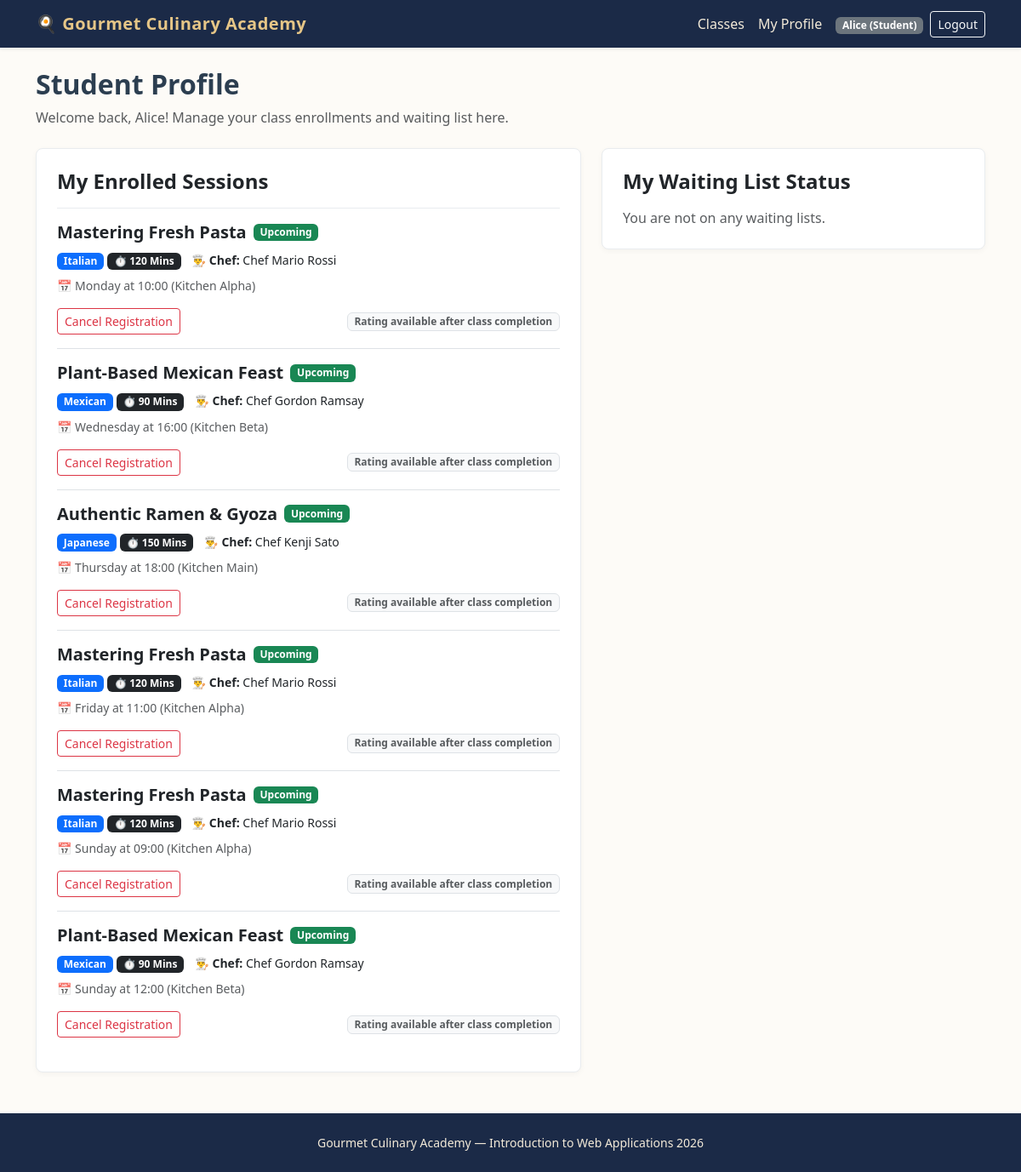
Page /student/profile (signed in) on the earlier database version.
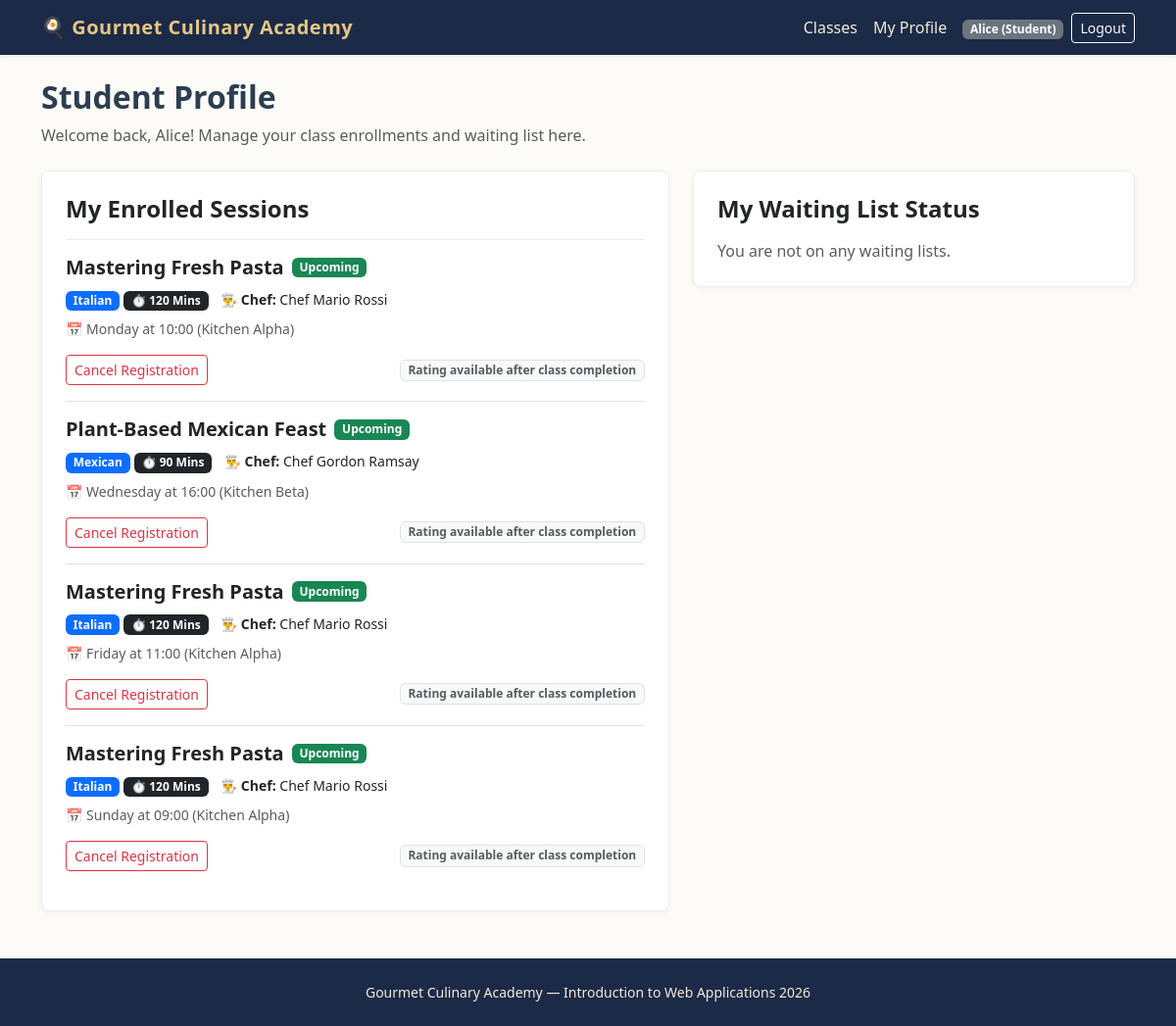
Same page on the later database version.
### tables this page shows
CREATE TABLE users (
    id INTEGER PRIMARY KEY AUTOINCREMENT,
    email TEXT UNIQUE NOT NULL,
    first_name TEXT NOT NULL,
    last_name TEXT NOT NULL,
    password TEXT NOT NULL,
    role TEXT NOT NULL CHECK(role IN ('Manager', 'Student'))
);

CREATE TABLE enrollments (
    id INTEGER PRIMARY KEY AUTOINCREMENT,
    student_id INTEGER NOT NULL,
    session_id INTEGER NOT NULL,
    FOREIGN KEY (student_id) REFERENCES users(id) ON DELETE CASCADE,
    FOREIGN KEY (session_id) REFERENCES class_sessions(id) ON DELETE CASCADE,
    UNIQUE(student_id, session_id)
);

CREATE TABLE cooking_classes (
    id INTEGER PRIMARY KEY AUTOINCREMENT,
    manager_id INTEGER NOT NULL,
    title TEXT NOT NULL UNIQUE,
    cuisine TEXT NOT NULL,
    difficulty TEXT NOT NULL CHECK(difficulty IN ('Beginner', 'Intermediate', 'Advanced')),
    duration INTEGER NOT NULL,
    dietary_category TEXT NOT NULL CHECK(dietary_category IN ('Standard', 'Vegetarian', 'Vegan', 'Gluten-free')),
    chef_name TEXT NOT NULL,
    ingredients TEXT NOT NULL, -- Virgülle ayrılmış en az 4 malzeme
    description TEXT NOT NULL,
    photo_1 TEXT NOT NULL,
    photo_2 TEXT NOT NULL,
    photo_3 TEXT NOT NULL,
    FOREIGN KEY (manager_id) REFERENCES users(id) ON DELETE CASCADE
);

CREATE TABLE class_sessions (
    id INTEGER PRIMARY KEY AUTOINCREMENT,
    class_id INTEGER NOT NULL,
    day_of_week TEXT NOT NULL CHECK(day_of_week IN ('Monday', 'Tuesday', 'Wednesday', 'Thursday', 'Friday', 'Saturday', 'Sunday')),
    start_time TEXT NOT NULL, -- HH:MM formatında
    kitchen_name TEXT NOT NULL,
    max_capacity INTEGER NOT NULL DEFAULT 10,
    FOREIGN KEY (class_id) REFERENCES cooking_classes(id) ON DELETE CASCADE
);

### routes/student_routes.py (the view)
@student_bp.route("/profile")
@login_required
def profile():
    raw_enrollments = get_student_enrollments(current_user.id)
    waiting_sessions = get_student_waiting_list(current_user.id)
    processed_enrollments = []
    print("\n--- DEBUG START ---")
    sim_now = get_current_simulated_datetime()
    print(f"1. SIMULE ZAMAN: {sim_now} (Day Index: {sim_now.isoweekday()})")
    for item in raw_enrollments:
        enroll_data = dict(item)
        day = enroll_data.get("day_of_week")
        time_str = enroll_data.get("start_time")
        is_past_val = is_session_past(day, time_str)
        enroll_data["is_past"] = is_past_val
        enroll_data["can_cancel"] = can_cancel_enrollment(day, time_str)
        print(
            f"2. DERS: {enroll_data.get('class_title')} | "
            f"Gun: '{day}' | Saat: '{time_str}' | "
            f"is_past sonucu: {is_past_val}"
        )
        processed_enrollments.append(enroll_data)
    print("--- DEBUG END ---\n")
    return render_template(
        "student/profile.html",
        enrollments=processed_enrollments,
        waiting_sessions=waiting_sessions,
    )

### app.py (called while the page is built)
@app.after_request
def add_header(response):
    response.headers["Cache-Control"] = (
        "no-store, no-cache, must-revalidate, post-check=0, pre-check=0, max-age=0"
    )
    response.headers["Pragma"] = "no-cache"
    response.headers["Expires"] = "-1"
    return response

@login_manager.user_loader
def load_user(user_id):
    row = get_user_by_id(user_id)
    if row:
        return User(
            user_id=row["id"],
            email=row["email"],
            first_name=row["first_name"],
            last_name=row["last_name"],
            role=row["role"]
        )
    return None

### dao/enrollment_dao.py (called while the page is built)
def get_student_waiting_list(student_id):
    conn = get_db()
    cursor = conn.cursor()
    cursor.execute(
        """
        SELECT w.id AS waiting_id, w.session_id, s.day_of_week, s.start_time,
               c.title AS class_title, c.chef_name, c.duration,
               (
                   SELECT COUNT(*) + 1
                   FROM waiting_list w2
                   WHERE w2.session_id = w.session_id AND w2.joined_at < w.joined_at
               ) AS position
        FROM waiting_list w
        JOIN class_sessions s ON w.session_id = s.id
        JOIN cooking_classes c ON s.class_id = c.id
        WHERE w.student_id = ?
        ORDER BY w.joined_at ASC
    """,
        (student_id,),
    )
    waiting_list = cursor.fetchall()
    close_db(conn)
    return waiting_list

### dao/user_dao.py (called while the page is built)
def get_user_by_id(user_id):
    conn = get_db()
    cursor = conn.cursor()
    cursor.execute("SELECT * FROM users WHERE id = ?", (user_id,))
    user = cursor.fetchone()
    close_db(conn)
    return user

### database/database.py (called while the page is built)
def get_db():
    conn = sqlite3.connect(DATABASE, timeout=10.0)
    conn.row_factory = sqlite3.Row
    conn.execute("PRAGMA foreign_keys = ON")
    return conn

### routes/student_routes.py (called while the page is built)
@student_bp.before_request
@login_required
def check_student_role():
    if current_user.role != "Student":
        flash("Access denied. Student privileges required.", "danger")
        return redirect(url_for("home.index"))

### utils.py (called while the page is built)
def can_cancel_enrollment(session_day, session_start_time):
    sim_now = get_current_simulated_datetime()
    session_dt = get_next_session_datetime(session_day, session_start_time)
    if sim_now >= session_dt:
        return False
    time_difference = session_dt - sim_now
    return time_difference.total_seconds() >= 12 * 3600

### templates/student/profile.html (shortened to what this page needs)
{% extends "base.html" %}
{% block content %}
<header class="mb-4">
    <h1 class="h2 fw-bold">Student Profile</h1>
    <p class="text-muted">Welcome back, {{ current_user.first_name }}! Manage your class enrollments and waiting list here.</p>
</header>
<div class="row g-4">
    <section class="col-lg-7">
        <div class="card card-culinary p-4 mb-4">
            <h2 class="h4 fw-bold mb-3">My Enrolled Sessions</h2>
            {% if enrollments %}
                <div class="list-group list-group-flush">
                    {% for e in enrollments %}
                        <div class="list-group-item bg-transparent px-0 py-3 {{ 'opacity-75' if e.is_past else '' }}">
                            <div class="d-flex justify-content-between align-items-start mb-2">
                                <div>
                                    <div class="d-flex align-items-center gap-2 mb-1">
                                        <h3 class="h5 fw-bold mb-0">{{ e.class_title }}</h3>
                                        {% if e.is_past %}
                                            <span class="badge bg-secondary">Completed</span>
                                        {% else %}
                                            <span class="badge bg-success">Upcoming</span>
                                        {% endif %}
                                    </div>
                                    <div class="mb-2 mt-2">
                                        <span class="badge bg-primary">{{ e.cuisine }}</span>
                                        {% if e.duration %}
                                            <span class="badge bg-dark">⏱️ {{ e.duration }} Mins</span>
                                        {% endif %}
                                        <span class="small text-dark ms-2">👨‍🍳 <strong>Chef:</strong> {{ e.chef_name }}</span>
                                    </div>
                                    <div class="text-muted small">
                                        📅 {{ e.day_of_week }} at {{ e.start_time[:5] if e.start_time else e.start_time }} ({{ e.kitchen_name }})
                                    </div>
                                </div>
                            </div>
                            <div class="d-flex justify-content-between align-items-center mt-3 flex-wrap gap-2">
                                {% if e.is_past %}
                                    <span class="text-muted small"><i>Session completed</i></span>
                                    {% if e.user_score %}
                                        <span class="badge bg-info text-dark">Your Rating: ⭐ {{ e.user_score }}/5</span>
                                    {% else %}
                                        <form method="post" action="{{ url_for('student.rate_session', session_id=e.session_id) }}" class="d-flex align-items-center gap-1">
                                            <select name="score" class="form-select form-select-sm" required>
                                                <option value="" disabled selected>Rate Class</option>
                                                <option value="5">5 ⭐⭐⭐⭐⭐</option>
                                                <option value="4">4 ⭐⭐⭐⭐</option>
                                                <option value="3">3 ⭐⭐⭐</option>
                                                <option value="2">2 ⭐⭐</option>
                                                <option value="1">1 ⭐</option>
                                            </select>
                                            <button type="submit" class="btn btn-sm btn-warning">Submit</button>
                                        </form>
                                    {% endif %}
                                {% else %}
                                    <form method="post" action="{{ url_for('student.cancel', session_id=e.session_id) }}">
                                        <button type="submit" class="btn btn-sm btn-outline-danger" onclick="return confirm('Are you sure you want to cancel this enrollment?')">Cancel Registration</button>
                                    </form>
                                    <span class="badge bg-light text-muted border">Rating available after class completion</span>
                                {% endif %}
                            </div>
                        </div>
                    {% endfor %}
                </div>
            {% else %}
                <p class="text-muted mb-0">You are not currently enrolled in any cooking classes.</p>
            {% endif %}
        </div>
    </section>
    <section class="col-lg-5">
        <div class="card card-culinary p-4">
            <h2 class="h4 fw-bold mb-3">My Waiting List Status</h2>
            {% if waiting_sessions %}
                <div class="list-group list-group-flush">
                    {% for w in waiting_sessions %}
                        <div class="list-group-item bg-transparent px-0 py-3">
                            <h3 class="h6 fw-bold mb-1">{{ w.class_title }}</h3>
                            <div class="mb-2">
                                {% if w.duration %}
                                    <span class="badge bg-dark small p-1">⏱️ {{ w.duration }} Mins</span>
                                {% endif %}
                                <span class="small text-dark ms-1">👨‍🍳 <strong>Chef:</strong> {{ w.chef_name }}</span>
                            </div>
                            <p class="small text-muted mb-2">📅 {{ w.day_of_week }} at {{ w.start_time[:5] if w.start_time else w.start_time }}</p>
                            <div class="d-flex justify-content-between align-items-center">
                                <span class="badge bg-warning text-dark">Queue Position: #{{ w.position }}</span>
                                <form method="post" action="{{ url_for('student.leave_waiting', session_id=w.session_id) }}">
                                    <button type="submit" class="btn btn-sm btn-link text-danger p-0 text-decoration-none">Leave List</button>
                                </form>
                            </div>
                        </div>
                    {% endfor %}
                </div>
            {% else %}
                <p class="text-muted mb-0">You are not on any waiting lists.</p>
            {% endif %}
        </div>
    </section>
</div>
{% endblock %}

### templates/base.html (shortened to what this page needs)
<!DOCTYPE html>
<html lang="en">
<head>
    <link href="https://cdn.jsdelivr.net/npm/bootstrap@5.3.3/dist/css/bootstrap.min.css" rel="stylesheet">
    <link rel="stylesheet" href="{{ url_for('static', filename='css/style.css') }}">
</head>
<body>
    <header>
        <nav class="navbar navbar-expand-lg navbar-dark bg-culinary shadow-sm">
            <div class="container">
                <a class="navbar-brand" href="{{ url_for('home.index') }}">🍳 Gourmet Culinary Academy</a>
                <section class="collapse navbar-collapse" id="mainNav">
                    <ul class="navbar-nav ms-auto align-items-center">
                        <li class="nav-item">
                            <a class="nav-link" href="{{ url_for('home.index') }}">Classes</a>
                        </li>
                        {% if current_user.is_authenticated %}
                            {% if current_user.role == 'Manager' %}
                                <li class="nav-item">
                                    <a class="nav-link" href="{{ url_for('manager.dashboard') }}">Dashboard</a>
                                </li>
                                <li class="nav-item">
                                    <a class="nav-link" href="{{ url_for('manager.create_class') }}">New Class</a>
                                </li>
                            {% else %}
                                <li class="nav-item">
                                    <a class="nav-link" href="{{ url_for('student.profile') }}">My Profile</a>
                                </li>
                            {% endif %}
                            <li class="nav-item ms-lg-2">
                                <span class="badge bg-secondary">{{ current_user.first_name }} ({{ current_user.role }})</span>
                            </li>
                            <li class="nav-item ms-lg-2">
                                <a class="btn btn-sm btn-outline-light" href="{{ url_for('auth.logout') }}">Logout</a>
                            </li>
                        {% endif %}
                    </ul>
                </section>
            </div>
        </nav>
    </header>
    <main class="container py-4">
        {% block content %}{% endblock %}
    </main>
    <footer class="site-footer text-center py-4 mt-auto">
        <div class="container">
            <p class="mb-0 small">Gourmet Culinary Academy — Introduction to Web Applications 2026</p>
        </div>
    </footer>
</body>
</html>

### static/css/style.css (style rules this page uses)
body { background-color: #fdfbf7; color: #2c3e50; font-family: "Segoe UI", Tahoma, Geneva, Verdana, sans-serif; min-height: 100vh; display: flex; flex-direction: column; }
main { flex: 1; }
.bg-culinary { background-color: #1b2a47; }
.navbar-dark .navbar-brand { color: #e6c687; font-weight: 700; letter-spacing: 0.5px; }
.navbar-dark .nav-link { color: #f4ebd9; }
.card-culinary { border: 1px solid #e9ecef; border-radius: 8px; transition: transform 0.15s ease, box-shadow 0.15s ease; box-shadow: 0 2px 6px rgba(0,0,0,0.04); }
.site-footer { background-color: #1b2a47; color: #f4ebd9; }

Differences in the rows shown:
removed enrollments: class_title "Authentic Ramen & Gyoza", cuisine "Japanese", duration "150", chef_name "Chef Kenji Sato", day_of_week "Thursday", start_time "18:00", kitchen_name "Kitchen Main"
removed enrollments: class_title "Plant-Based Mexican Feast", cuisine "Mexican", duration "90", chef_name "Chef Gordon Ramsay", day_of_week "Sunday", start_time "12:00", kitchen_name "Kitchen Beta"
